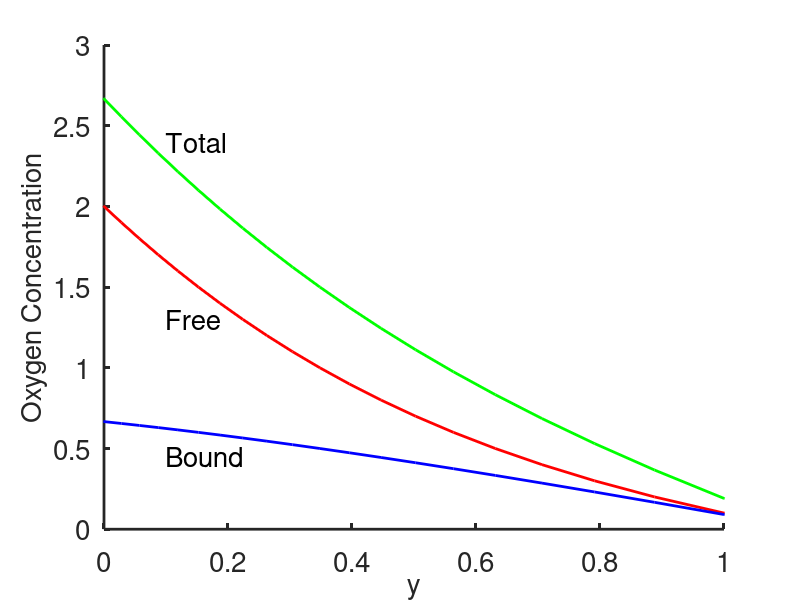
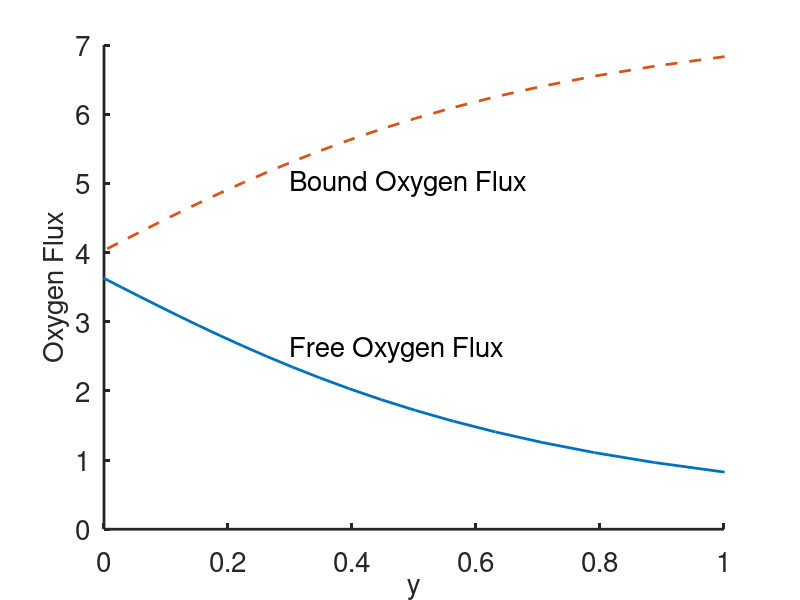
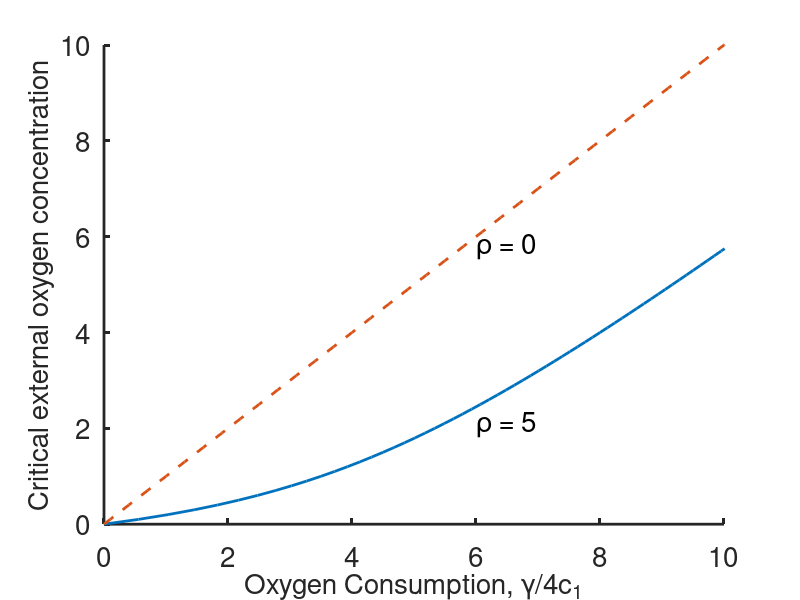
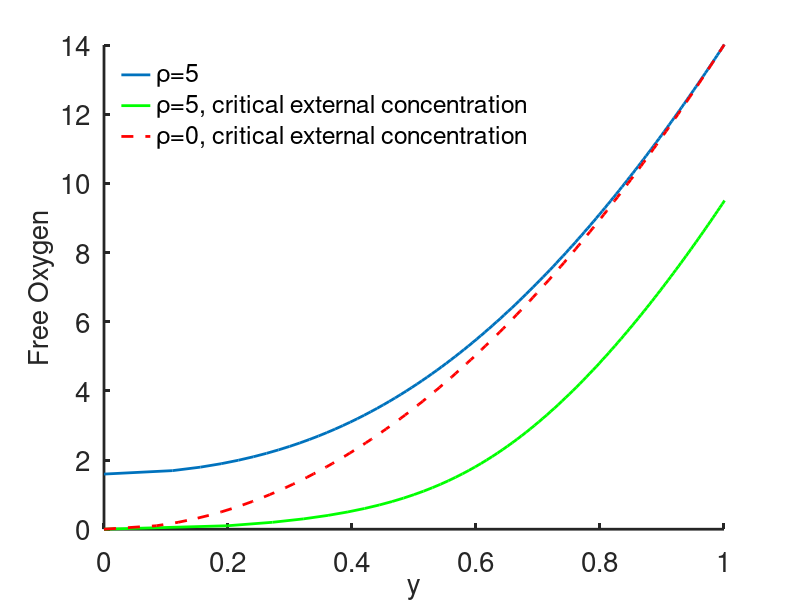

The MATLAB script that drew these images, in order:
%-------------------------------------------------------------------

% Matlab code for computing fluxes and concentrations in a facilitated
% diffusion system.

% For Chapter 2, Fig. 2.3 of
% Keener and Sneyd, Mathematical Physiology, 3rd Edition, Springer.

% Written by James Keener and James Sneyd

%-------------------------------------------------------------------
clear all
close all
clc

set(0,                           ...
   'defaultaxesfontsize', 20,   ...
   'defaultaxeslinewidth', 2.0, ...
   'defaultlinelinewidth', 2.0);
 

%parameters
rho = 10;
s0 = 2;
sL = 0.1;
mu = 1/((1+s0)*(1+sL));

sig = [0:0.1:20];

u =  sig./(1+sig);

sig0 = s0+rho*s0/(1+s0);
fac = (1+mu*rho)*(s0-sL);
xi = -(sig+rho*u-sig0)/fac;
stot = sig+u;
sigp = fac*(1+sig).^2./(sig.^2+rho+2*sig+1);
up = sigp./(1+sig).^2;


figure(1)
plot(xi,sig,'r',xi,u,'b',xi,stot,'g','linewidth',2)
axis([0 1 0 3])
xlabel('y','fontsize',20)
ylabel('Oxygen Concentration','fontsize',20)
text(0.1,2.4,'Total','fontsize',20)
text(0.1,0.45,'Bound','fontsize',20)
text(0.1,1.3,'Free','fontsize',20)
 box off
figure(2)
plot(xi,sigp,xi,rho*up,'--','linewidth',2)
text(0.3,5,'Bound Oxygen Flux','fontsize',20)
text(0.3,2.6,'Free Oxygen Flux','fontsize',20)
axis([0 1 0 7])
xlabel('y','fontsize',20)
ylabel('Oxygen Flux','fontsize',20)
 box off 
rho = 5;
gam = sig+rho*u;

figure(3)
plot(gam,sig,sig,sig,'--','linewidth',2)
axis([0 10 0 10])
xlabel('Oxygen Consumption, \gamma/4c_1','fontsize',20)
ylabel('Critical external oxygen concentration','fontsize',20)
text(6,2.1,'\rho = 5','fontsize',20)
text(6,5.8,'\rho = 0','fontsize',20)
 box off
 
r = rho;
g = 14;
xi = sqrt(gam/g);
xi0 = sqrt(sig/g);
s1 = g;
s0 = (-r-s1-1+sqrt(4*r*s1^2+r^2+6*r*s1+s1^2+2*r+2*s1+1))/(1+s1)/2;
sig0=[s0:0.1:20];
gam0 = sig0+rho*sig0./(1+sig0);

xi1 = sqrt(abs(gam0-s0-r*s0/(1+s0))/g);
figure(4)

plot(xi1,sig0,xi,sig,'g',xi0,sig,'r--','linewidth',2)
xlabel('y','fontsize',20)
ylabel('Free Oxygen','fontsize',20)
legend('boxoff')
legend('\rho=5','\rho=5, critical external concentration','\rho=0, critical external concentration', ...
    'Location','northwest')
axis([0 1 0 14])
box off
 
